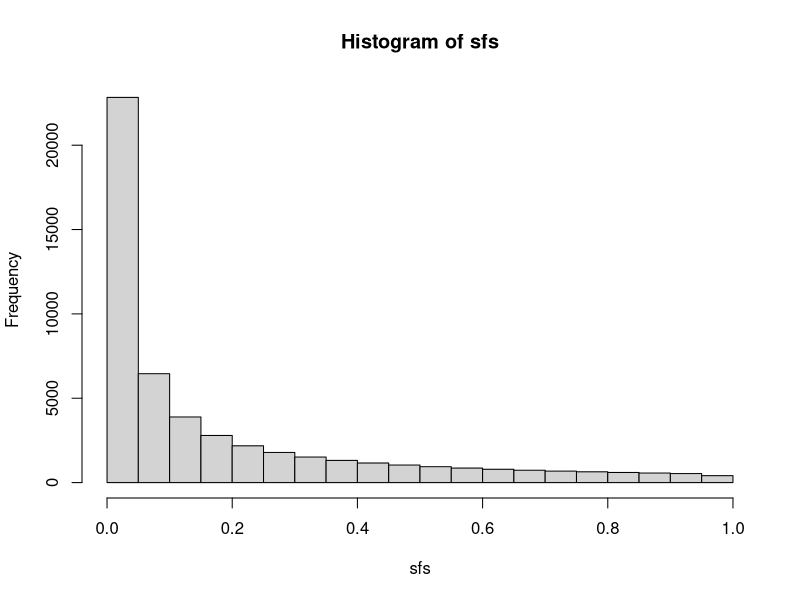

R code for this plot: (Note: this script raises an error after producing the figure.)
### Params and probabilities

size.array=20 # size of progeny array
het.error=0.7 # het->hom error
hom.error=0.002 # hom->other error
numloci=1000 

### setup the neutral SFS
x=1:99/100 #0.01 bins of freq.
freq=1/x
sfs=as.numeric(); 
for(i in 1:99){sfs=c(sfs,rep(x[i],100*freq[i]))}
hist(sfs)

### Probabilities
# row 1 is true_gen 00, row2 is true_gen 01, row 3 is true_gen 11
# cols are obs. genotype (00,01,11)
gen_error_mat<-matrix(c(1-hom.error,hom.error/2,hom.error/2,het.error/2,1-het.error,het.error/2,
                        hom.error/2,hom.error/2,1-hom.error),byrow=T,nrow=3,ncol=3)
gen_error_mat
#     [00]  [01]  [11]
#[00] 0.998 0.001 0.001
#[01] 0.350 0.300 0.350
#[11] 0.001 0.001 0.998

# true_mom is 00
probs<-vector("list",3)
probs[[1]]<-gen_error_mat*matrix(c(1, 0, 0), nrow = 3,byrow=F,ncol=3)
probs[[2]]<-gen_error_mat*matrix(c(1/4, 1/2, 1/4), nrow = 3,byrow=F,ncol=3)
probs[[3]]<-gen_error_mat*matrix(c(0, 0, 1), nrow = 3,byrow=F,ncol=3)


### Simulate and Test

# make mom
p=sample(sfs,numloci) #get freqs for all loci
a1=ran.hap(numloci,p) #make haplotypes
a2=ran.hap(numloci,p)

true_mom=list(a1,a2) #phased 
obs_mom=add_error(a1+a2,hom.error,het.error) #convert to diploid genotype

simp <- data.frame(hap1=a1, hap2=a2, geno=obs_mom)
## tot 142/1000
nrow(subset(simp, (hap1 != hap2)  & (hap1 + hap2 != geno)))/nrow(subset(simp, hap1 != hap2))
# 0.70
nrow(subset(simp, (hap1 == hap2)  & (hap1 + hap2 != geno)))/nrow(subset(simp, hap1 == hap2))
# 0.00125

# make selfed progeny array
progeny<-vector("list",size.array)
progeny<-lapply(1:size.array, function(a) kid(true_mom,true_mom,het.error,hom.error))

# Infer Stuff => do all loci and test mom
estimated_mom=sapply(1:numloci, function(a) infer_mom(obs_mom,a,progeny,p) )
sum(estimated_mom==true_mom[[1]]+true_mom[[2]])
simp$estmon <- estimated_mom


###### try lots
sims=10
size.array=10 # size of progeny array
het.error=0.7 # het->hom error
hom.error=0.002 # hom->other error
numloci=1000 
errors.correct= FALSE # can assume we know error rates or not
freqs.correct=TRUE # can assume we know freqs or not

x=1:99/100 #0.01 bins of freq.
freq=1/x
sfs=as.numeric(); 
for(i in 1:99){sfs=c(sfs,rep(x[i],100*freq[i]))}
gen_error_mat<-matrix(c(1-hom.error,hom.error/2,hom.error/2,het.error/2,1-het.error,het.error/2,hom.error/2,hom.error/2,1-hom.error),byrow=T,nrow=3,ncol=3)
probs[[1]]<-gen_error_mat*matrix(c(1, 0, 0), nrow = 3,byrow=F,ncol=3)
probs[[2]]<-gen_error_mat*matrix(c(1/4, 1/2, 1/4), nrow = 3,byrow=F,ncol=3)
probs[[3]]<-gen_error_mat*matrix(c(0, 0, 1), nrow = 3,byrow=F,ncol=3)
p=sample(sfs,numloci) #get freqs for all loci

sim=as.numeric()
infres <- list()
for(mysim in 1:sims){
    
    if(errors.correct==FALSE){
        het.error=runif(1)/1.67+0.4 # random 0.4-1
        hom.error=10^-(runif(1)*4+1) # random
    }
    if(freqs.correct==FALSE){
        p=sapply(1:numloci, function(a) sum(rbinom(140,1,p[a]))/140) 
        p[which(p==0)]=1/140;
    }
    
    a1=ran.hap(numloci,p) #make haplotypes
    a2=ran.hap(numloci,p)
    true_mom=list(a1,a2) #phased (not necessary here, but a holdover)
    obs_mom=add_error(a1+a2,hom.error,het.error) #convert to diploid genotype
    progeny<-vector("list",size.array)
    progeny<-lapply(1:size.array, function(a) kid(true_mom,true_mom,het.error,hom.error))
    
    estimated_mom=sapply(1:numloci, function(a) infer_mom(obs_mom,a,progeny,p) ) 
    sim[mysim]=sum(estimated_mom==true_mom[[1]]+true_mom[[2]])
    
    simp <- data.frame(hap1=a1, hap2=a2, geno=obs_mom)
    simp$estmom <- estimated_mom
    infres[[mysim]] <- simp
}
mean(sim)
#[1] 917.9

nrow(subset(infres[[1]], hap1!=hap2 & (hap1 + hap2 == estmom) )) / nrow(subset(infres[[1]], hap1 !=hap2))
